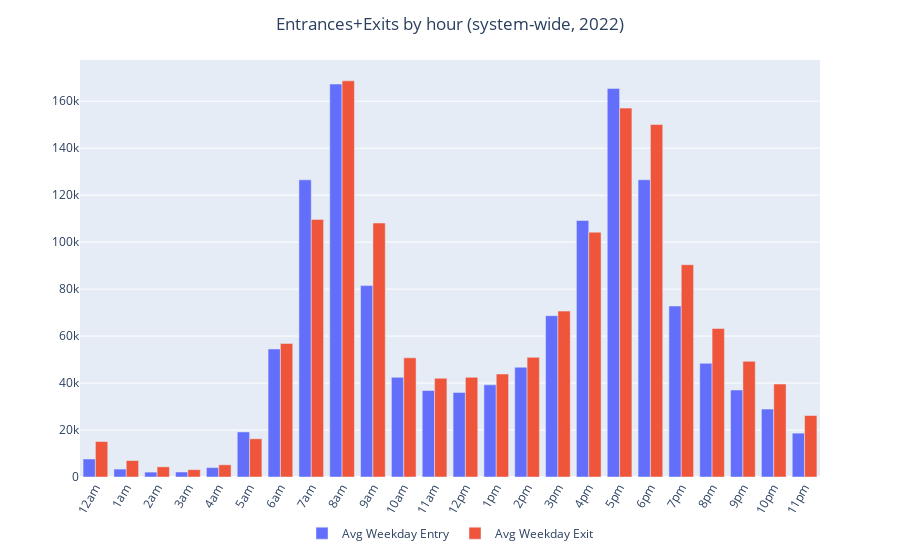

The notebook cell this image was saved under:
### Code cell
station_entry_exits_plot(
    'Entrances+Exits by hour (system-wide, 2022)',
    'Avg Weekday Entry', 'Avg Weekday Exit',
    start='2022',
)

### Figure 1 — Plotly figure (JSON) as saved in the notebook; plotly's stock layout.template omitted (floating-point values rounded to 4 significant figures)
{"data": [{"alignmentgroup": "True", "hovertemplate": "=%{y}<extra></extra>", "legendgroup": "Avg Weekday Entry", "marker": {"color": "#636efa", "pattern": {"shape": ""}}, "name": "Avg Weekday Entry", "offsetgroup": "Avg Weekday Entry", "orientation": "v", "showlegend": true, "textposition": "auto", "type": "bar", "x": [0, 1, 2, 3, 4, 5, 6, 7, 8, 9, 10, 11, 12, 13, 14, 15, 16, 17, 18, 19, 20, 21, 22, 23], "xaxis": "x", "y": [7662, 3372, 2085, 2136, 4006, 19194, 54511, 126534, 167313, 81502, 42448, 36831, 36031, 39236, 46741, 68696, 109232, 165465, 126560, 72809, 48389, 37023, 28905, 18681], "yaxis": "y"}, {"alignmentgroup": "True", "hovertemplate": "=%{y}<extra></extra>", "legendgroup": "Avg Weekday Exit", "marker": {"color": "#EF553B", "pattern": {"shape": ""}}, "name": "Avg Weekday Exit", "offsetgroup": "Avg Weekday Exit", "orientation": "v", "showlegend": true, "textposition": "auto", "type": "bar", "x": [0, 1, 2, 3, 4, 5, 6, 7, 8, 9, 10, 11, 12, 13, 14, 15, 16, 17, 18, 19, 20, 21, 22, 23], "xaxis": "x", "y": [15110, 7001, 4331, 3117, 5198, 16278, 56868, 109682, 168672, 108137, 50736, 42055, 42440, 43834, 50945, 70630, 104225, 157064, 150060, 90394, 63217, 49260, 39580, 26172], "yaxis": "y"}], "layout": {"barmode": "group", "legend": {"orientation": "h", "title": {"text": ""}, "tracegroupgap": 0, "x": 0.5, "xanchor": "center", "yanchor": "top"}, "margin": {"t": 60}, "title": {"text": "Entrances+Exits by hour (system-wide, 2022)", "x": 0.5}, "xaxis": {"anchor": "y", "domain": [0, 1], "tickangle": -60, "tickmode": "array", "ticktext": ["12am", "1am", "2am", "3am", "4am", "5am", "6am", "7am", "8am", "9am", "10am", "11am", "12pm", "1pm", "2pm", "3pm", "4pm", "5pm", "6pm", "7pm", "8pm", "9pm", "10pm", "11pm"], "tickvals": [0, 1, 2, 3, 4, 5, 6, 7, 8, 9, 10, 11, 12, 13, 14, 15, 16, 17, 18, 19, 20, 21, 22, 23], "title": {"text": ""}}, "yaxis": {"anchor": "x", "domain": [0, 1], "title": {"text": ""}}}}
